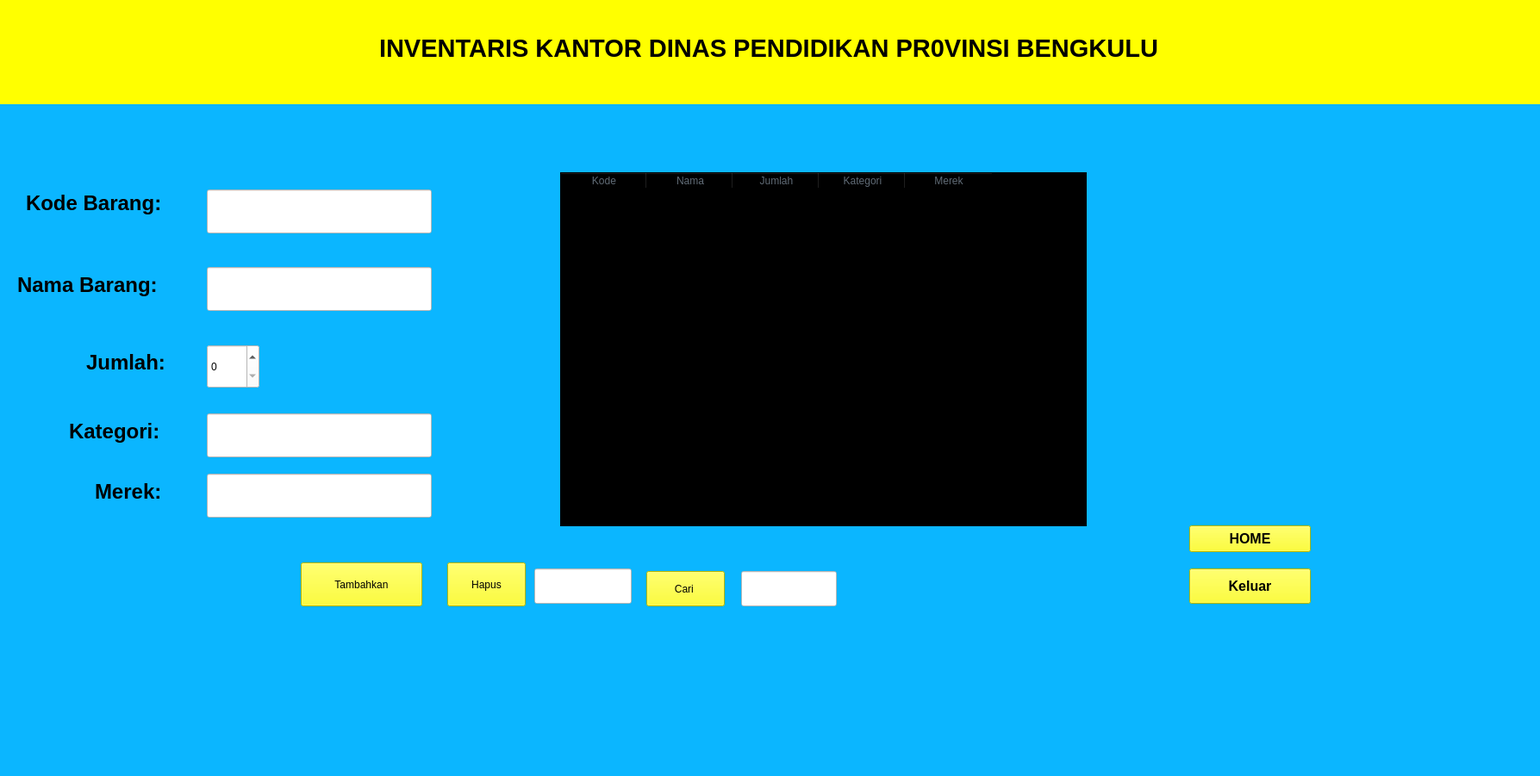
<?xml version="1.0" encoding="UTF-8"?>
<ui version="4.0">
 <class>inventarisadmin</class>
 <widget class="QMainWindow" name="inventarisadmin">
  <property name="geometry">
   <rect>
    <x>0</x>
    <y>0</y>
    <width>1787</width>
    <height>901</height>
   </rect>
  </property>
  <property name="font">
   <font>
    <pointsize>18</pointsize>
   </font>
  </property>
  <property name="windowTitle">
   <string>MainWindow</string>
  </property>
  <property name="styleSheet">
   <string notr="true">background-color: rgb(11, 182, 255);</string>
  </property>
  <widget class="QWidget" name="centralwidget">
   <widget class="QLabel" name="label">
    <property name="geometry">
     <rect>
      <x>440</x>
      <y>0</y>
      <width>1161</width>
      <height>111</height>
     </rect>
    </property>
    <property name="font">
     <font>
      <family>Arial</family>
      <pointsize>22</pointsize>
      <bold>true</bold>
     </font>
    </property>
    <property name="styleSheet">
     <string notr="true">background-color: rgb(255, 255, 0);
color: rgb(0, 0, 0);</string>
    </property>
    <property name="text">
     <string>INVENTARIS KANTOR DINAS PENDIDIKAN PR0VINSI BENGKULU</string>
    </property>
   </widget>
   <widget class="QLabel" name="label_2">
    <property name="geometry">
     <rect>
      <x>-10</x>
      <y>0</y>
      <width>1801</width>
      <height>121</height>
     </rect>
    </property>
    <property name="font">
     <font>
      <family>Arial</family>
      <pointsize>22</pointsize>
      <bold>true</bold>
     </font>
    </property>
    <property name="styleSheet">
     <string notr="true">background-color: rgb(255, 255, 0);</string>
    </property>
    <property name="text">
     <string/>
    </property>
   </widget>
   <widget class="QPushButton" name="pushButton_2">
    <property name="geometry">
     <rect>
      <x>1380</x>
      <y>660</y>
      <width>141</width>
      <height>41</height>
     </rect>
    </property>
    <property name="font">
     <font>
      <family>Arial</family>
      <pointsize>12</pointsize>
      <bold>true</bold>
     </font>
    </property>
    <property name="styleSheet">
     <string notr="true">background-color: rgb(255, 255, 0);
color: rgb(0, 0, 0);</string>
    </property>
    <property name="text">
     <string>Keluar</string>
    </property>
   </widget>
   <widget class="QLabel" name="label_5">
    <property name="geometry">
     <rect>
      <x>100</x>
      <y>400</y>
      <width>131</width>
      <height>41</height>
     </rect>
    </property>
    <property name="font">
     <font>
      <pointsize>18</pointsize>
      <bold>true</bold>
     </font>
    </property>
    <property name="styleSheet">
     <string notr="true">color: rgb(0, 0, 0);</string>
    </property>
    <property name="text">
     <string>Jumlah:</string>
    </property>
   </widget>
   <widget class="QLineEdit" name="lineEditKategori">
    <property name="geometry">
     <rect>
      <x>240</x>
      <y>480</y>
      <width>261</width>
      <height>51</height>
     </rect>
    </property>
    <property name="styleSheet">
     <string notr="true">background-color: rgb(255, 255, 255);
color: rgb(0, 0, 0);</string>
    </property>
   </widget>
   <widget class="QPushButton" name="pushButtonCari">
    <property name="geometry">
     <rect>
      <x>750</x>
      <y>663</y>
      <width>91</width>
      <height>41</height>
     </rect>
    </property>
    <property name="styleSheet">
     <string notr="true">background-color: rgb(255, 255, 0);
color: rgb(0, 0, 0);</string>
    </property>
    <property name="text">
     <string>Cari </string>
    </property>
   </widget>
   <widget class="QSpinBox" name="spinBoxJumlah">
    <property name="geometry">
     <rect>
      <x>240</x>
      <y>400</y>
      <width>61</width>
      <height>51</height>
     </rect>
    </property>
    <property name="styleSheet">
     <string notr="true">background-color: rgb(255, 255, 255);
color: rgb(0, 0, 0);</string>
    </property>
   </widget>
   <widget class="QLineEdit" name="lineEditKodeCari">
    <property name="geometry">
     <rect>
      <x>860</x>
      <y>663</y>
      <width>111</width>
      <height>41</height>
     </rect>
    </property>
    <property name="styleSheet">
     <string notr="true">background-color: rgb(255, 255, 255);
color: rgb(0, 0, 0);</string>
    </property>
   </widget>
   <widget class="QPushButton" name="pushButton_3">
    <property name="geometry">
     <rect>
      <x>519</x>
      <y>653</y>
      <width>91</width>
      <height>51</height>
     </rect>
    </property>
    <property name="styleSheet">
     <string notr="true">background-color: rgb(255, 255, 0);
color: rgb(0, 0, 0);</string>
    </property>
    <property name="text">
     <string>Hapus</string>
    </property>
   </widget>
   <widget class="QLabel" name="labelData">
    <property name="geometry">
     <rect>
      <x>690</x>
      <y>280</y>
      <width>331</width>
      <height>211</height>
     </rect>
    </property>
    <property name="text">
     <string/>
    </property>
    <property name="alignment">
     <set>Qt::AlignLeading|Qt::AlignLeft|Qt::AlignTop</set>
    </property>
   </widget>
   <widget class="QLabel" name="label_6">
    <property name="geometry">
     <rect>
      <x>110</x>
      <y>560</y>
      <width>101</width>
      <height>21</height>
     </rect>
    </property>
    <property name="font">
     <font>
      <family>Arial</family>
      <pointsize>18</pointsize>
      <bold>true</bold>
     </font>
    </property>
    <property name="styleSheet">
     <string notr="true">color: rgb(0, 0, 0);</string>
    </property>
    <property name="text">
     <string>Merek:</string>
    </property>
   </widget>
   <widget class="QLabel" name="label_3">
    <property name="geometry">
     <rect>
      <x>30</x>
      <y>210</y>
      <width>211</width>
      <height>51</height>
     </rect>
    </property>
    <property name="font">
     <font>
      <family>Arial</family>
      <pointsize>18</pointsize>
      <bold>true</bold>
     </font>
    </property>
    <property name="styleSheet">
     <string notr="true">background-color: rgb(11, 182, 255);
color: rgb(0, 0, 0);</string>
    </property>
    <property name="text">
     <string>Kode Barang:</string>
    </property>
   </widget>
   <widget class="QLabel" name="label_4">
    <property name="geometry">
     <rect>
      <x>20</x>
      <y>310</y>
      <width>211</width>
      <height>41</height>
     </rect>
    </property>
    <property name="font">
     <font>
      <family>Arial</family>
      <pointsize>18</pointsize>
      <bold>true</bold>
     </font>
    </property>
    <property name="styleSheet">
     <string notr="true">color: rgb(0, 0, 0);</string>
    </property>
    <property name="text">
     <string>Nama Barang:</string>
    </property>
   </widget>
   <widget class="QLabel" name="label_7">
    <property name="geometry">
     <rect>
      <x>80</x>
      <y>480</y>
      <width>151</width>
      <height>41</height>
     </rect>
    </property>
    <property name="font">
     <font>
      <family>Arial</family>
      <pointsize>18</pointsize>
      <bold>true</bold>
     </font>
    </property>
    <property name="styleSheet">
     <string notr="true">color: rgb(0, 0, 0);</string>
    </property>
    <property name="text">
     <string>Kategori:</string>
    </property>
   </widget>
   <widget class="QLineEdit" name="lineEditKode">
    <property name="geometry">
     <rect>
      <x>240</x>
      <y>220</y>
      <width>261</width>
      <height>51</height>
     </rect>
    </property>
    <property name="styleSheet">
     <string notr="true">background-color: rgb(255, 255, 255);
color: rgb(0, 0, 0);</string>
    </property>
   </widget>
   <widget class="QLineEdit" name="lineEditMerek">
    <property name="geometry">
     <rect>
      <x>240</x>
      <y>550</y>
      <width>261</width>
      <height>51</height>
     </rect>
    </property>
    <property name="styleSheet">
     <string notr="true">background-color: rgb(255, 255, 255);
color: rgb(0, 0, 0);</string>
    </property>
   </widget>
   <widget class="QTableWidget" name="tableWidget">
    <property name="geometry">
     <rect>
      <x>650</x>
      <y>200</y>
      <width>611</width>
      <height>411</height>
     </rect>
    </property>
    <property name="font">
     <font>
      <bold>false</bold>
     </font>
    </property>
    <property name="styleSheet">
     <string notr="true">background-color: rgb(0, 0, 0);
color: rgb(96, 107, 118);</string>
    </property>
    <column>
     <property name="text">
      <string>Kode</string>
     </property>
    </column>
    <column>
     <property name="text">
      <string>Nama</string>
     </property>
    </column>
    <column>
     <property name="text">
      <string>Jumlah</string>
     </property>
    </column>
    <column>
     <property name="text">
      <string>Kategori</string>
     </property>
    </column>
    <column>
     <property name="text">
      <string>Merek</string>
     </property>
    </column>
   </widget>
   <widget class="QPushButton" name="pushButton">
    <property name="geometry">
     <rect>
      <x>349</x>
      <y>653</y>
      <width>141</width>
      <height>51</height>
     </rect>
    </property>
    <property name="styleSheet">
     <string notr="true">background-color: rgb(255, 255, 0);
color: rgb(0, 0, 0);</string>
    </property>
    <property name="text">
     <string>Tambahkan</string>
    </property>
   </widget>
   <widget class="QLineEdit" name="lineEditNama">
    <property name="geometry">
     <rect>
      <x>240</x>
      <y>310</y>
      <width>261</width>
      <height>51</height>
     </rect>
    </property>
    <property name="styleSheet">
     <string notr="true">background-color: rgb(255, 255, 255);
color: rgb(0, 0, 0);</string>
    </property>
   </widget>
   <widget class="QLineEdit" name="lineEditKodeHapus">
    <property name="geometry">
     <rect>
      <x>620</x>
      <y>660</y>
      <width>113</width>
      <height>41</height>
     </rect>
    </property>
    <property name="styleSheet">
     <string notr="true">background-color: rgb(255, 255, 255);
color: rgb(0, 0, 0);</string>
    </property>
   </widget>
   <widget class="QPushButton" name="pushButton_4">
    <property name="geometry">
     <rect>
      <x>1380</x>
      <y>610</y>
      <width>141</width>
      <height>31</height>
     </rect>
    </property>
    <property name="font">
     <font>
      <family>Arial</family>
      <pointsize>12</pointsize>
      <bold>true</bold>
     </font>
    </property>
    <property name="styleSheet">
     <string notr="true">background-color: rgb(255, 255, 0);
color: rgb(0, 0, 0);</string>
    </property>
    <property name="text">
     <string>HOME</string>
    </property>
   </widget>
   <zorder>label_2</zorder>
   <zorder>label</zorder>
   <zorder>pushButton_2</zorder>
   <zorder>label_5</zorder>
   <zorder>lineEditKategori</zorder>
   <zorder>pushButtonCari</zorder>
   <zorder>spinBoxJumlah</zorder>
   <zorder>lineEditKodeCari</zorder>
   <zorder>pushButton_3</zorder>
   <zorder>labelData</zorder>
   <zorder>label_6</zorder>
   <zorder>label_3</zorder>
   <zorder>label_4</zorder>
   <zorder>label_7</zorder>
   <zorder>lineEditKode</zorder>
   <zorder>lineEditMerek</zorder>
   <zorder>tableWidget</zorder>
   <zorder>pushButton</zorder>
   <zorder>lineEditNama</zorder>
   <zorder>lineEditKodeHapus</zorder>
   <zorder>pushButton_4</zorder>
  </widget>
  <widget class="QStatusBar" name="statusbar"/>
 </widget>
 <resources/>
 <connections/>
</ui>
